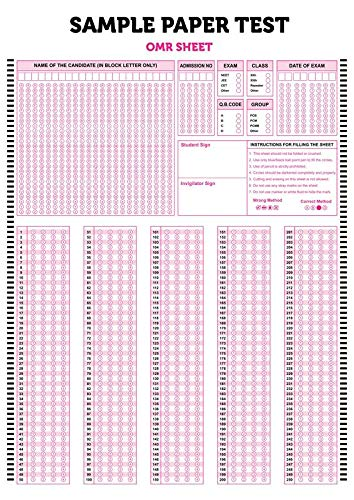
#> input picture OMR_SHEET.jpg, 354 x 500 px, given in place of the camera
$ python OMR.py
#> lines starting #> are read from the running program, lines starting #| are printed output that depends on the picture; after the words box and inside, x2 and y2 are one past the last pixel; in counts of white or black regions, pixels touching at a corner belong together
import cv2
import numpy as np
import utils

########################################################################
webCamFeed = True
pathImage = "YourOMR-Sheet-ImagePath.jpg"
cap = cv2.VideoCapture(1)
cap.set(10, 160)
heightImg = 700
widthImg = 700
questions = 5
choices = 5
ans = [1, 2, 0, 2, 4]
########################################################################


count = 0

while True:

    if webCamFeed:
        success, img = cap.read()
#> img is the input picture: shape (500, 354, 3); mean B, G, R 228, 219.4, 234
    else:
        img = cv2.imread(pathImage)
    img = cv2.resize(img, (widthImg, heightImg))  # RESIZE IMAGE
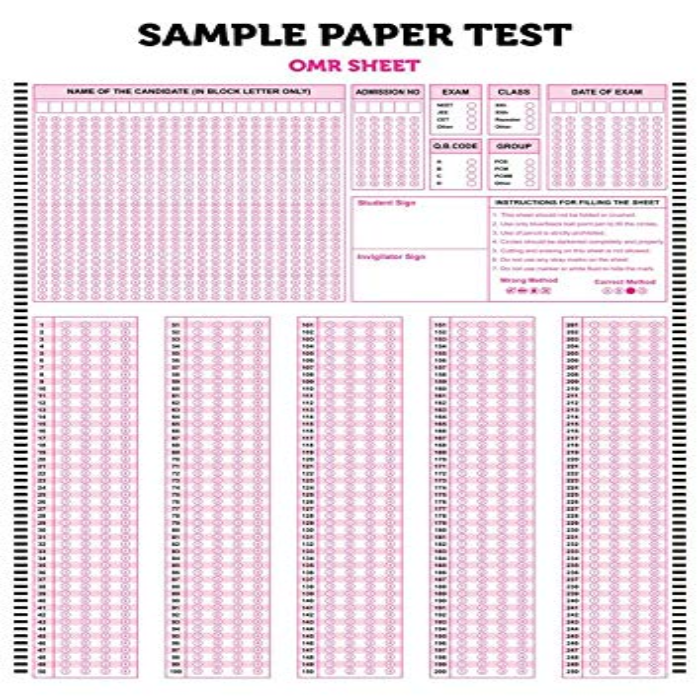
#> img: shape (700, 700, 3); mean B, G, R 227.9, 219.3, 233.9
    imgFinal = img.copy()
    imgBlank = np.zeros((heightImg, widthImg, 3), np.uint8)  # CREATE A BLANK IMAGE FOR TESTING DEBUGGING IF REQUIRED
    imgGray = cv2.cvtColor(img, cv2.COLOR_BGR2GRAY)  # CONVERT IMAGE TO GRAY SCALE
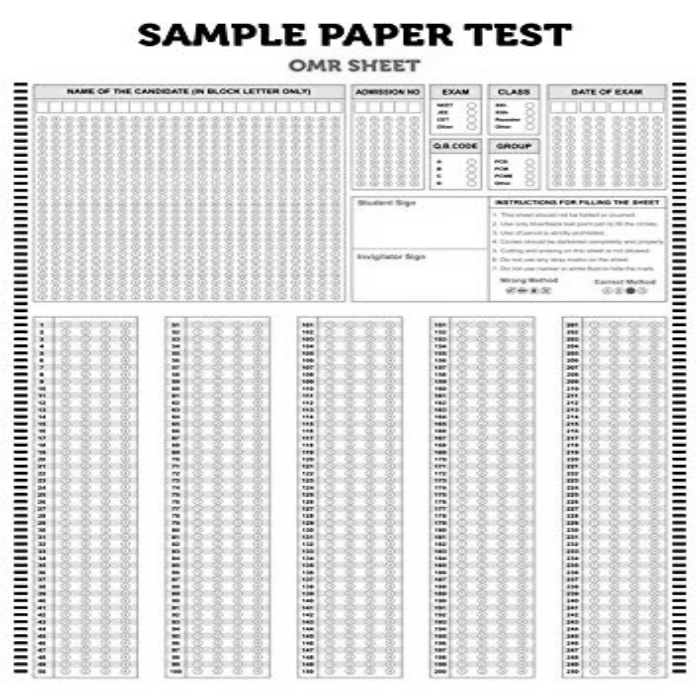
#> imgGray: shape (700, 700); min 0, max 255, mean 224.7
    imgBlur = cv2.GaussianBlur(imgGray, (5, 5), 1)  # ADD GAUSSIAN BLUR
    imgCanny = cv2.Canny(imgBlur, 10, 70)  # APPLY CANNY
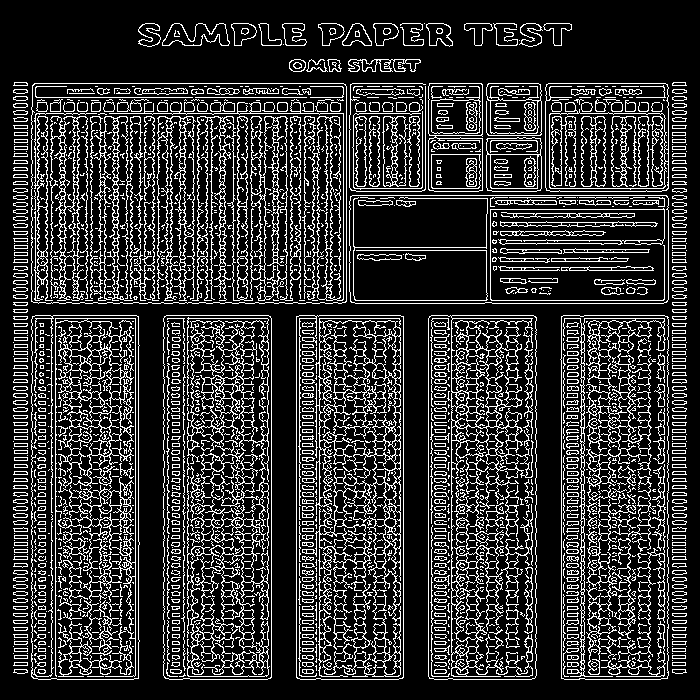
#> imgCanny: shape (700, 700); 19.5% white in thin lines or dots

    try:
        ## FIND ALL COUNTOURS
        imgContours = img.copy()  # COPY IMAGE FOR DISPLAY PURPOSES
        imgBigContour = img.copy()  # COPY IMAGE FOR DISPLAY PURPOSES
        contours, hierarchy = cv2.findContours(imgCanny, cv2.RETR_EXTERNAL, cv2.CHAIN_APPROX_NONE)  # FIND ALL CONTOURS
#> contours = 301 contours, 97 with area under 20; largest, box (x1, y1, x2, y2) and area: (31, 83, 347, 304) 69084, (163, 315, 272, 680) 39156, (428, 315, 537, 680) 39104, (296, 315, 404, 680) 38926, (31, 315, 140, 680) 38748
        cv2.drawContours(imgContours, contours, -1, (0, 255, 0), 10)  # DRAW ALL DETECTED CONTOURS
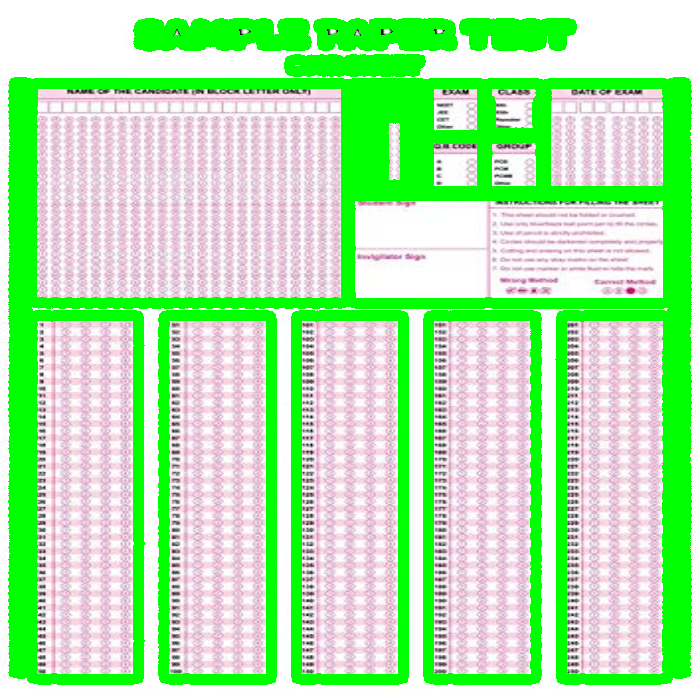
#> imgContours: shape (700, 700, 3); mean B, G, R 172.4, 231.2, 177.2
        rectCon = utlis.rectContour(contours)  # FILTER FOR RECTANGLE CONTOURS
        biggestPoints = utlis.getCornerPoints(rectCon[0])  # GET CORNER POINTS OF THE BIGGEST RECTANGLE
        gradePoints = utlis.getCornerPoints(rectCon[1])  # GET CORNER POINTS OF THE SECOND BIGGEST RECTANGLE

        if biggestPoints.size != 0 and gradePoints.size != 0:

            # BIGGEST RECTANGLE WARPING
            biggestPoints = utlis.reorder(biggestPoints)  # REORDER FOR WARPING
            cv2.drawContours(imgBigContour, biggestPoints, -1, (0, 255, 0), 20)  # DRAW THE BIGGEST CONTOUR
            pts1 = np.float32(biggestPoints)  # PREPARE POINTS FOR WARP
            pts2 = np.float32([[0, 0], [widthImg, 0], [0, heightImg], [widthImg, heightImg]])  # PREPARE POINTS FOR WARP
            matrix = cv2.getPerspectiveTransform(pts1, pts2)  # GET TRANSFORMATION MATRIX
            imgWarpColored = cv2.warpPerspective(img, matrix, (widthImg, heightImg))  # APPLY WARP PERSPECTIVE

            # SECOND BIGGEST RECTANGLE WARPING
            cv2.drawContours(imgBigContour, gradePoints, -1, (255, 0, 0), 20)  # DRAW THE BIGGEST CONTOUR
            gradePoints = utlis.reorder(gradePoints)  # REORDER FOR WARPING
            ptsG1 = np.float32(gradePoints)  # PREPARE POINTS FOR WARP
            ptsG2 = np.float32([[0, 0], [325, 0], [0, 150], [325, 150]])  # PREPARE POINTS FOR WARP
            matrixG = cv2.getPerspectiveTransform(ptsG1, ptsG2)  # GET TRANSFORMATION MATRIX
            imgGradeDisplay = cv2.warpPerspective(img, matrixG, (325, 150))  # APPLY WARP PERSPECTIVE

            # APPLY THRESHOLD
            imgWarpGray = cv2.cvtColor(imgWarpColored, cv2.COLOR_BGR2GRAY)  # CONVERT TO GRAYSCALE
            imgThresh = cv2.threshold(imgWarpGray, 170, 255, cv2.THRESH_BINARY_INV)[1]  # APPLY THRESHOLD AND INVERSE

            boxes = utlis.splitBoxes(imgThresh)  # GET INDIVIDUAL BOXES
            cv2.imshow("Split Test ", boxes[3])
            countR = 0
            countC = 0
            myPixelVal = np.zeros((questions, choices))  # TO STORE THE NON ZERO VALUES OF EACH BOX
            for image in boxes:
                # cv2.imshow(str(countR)+str(countC),image)
                totalPixels = cv2.countNonZero(image)
                myPixelVal[countR][countC] = totalPixels
                countC += 1
                if (countC == choices): countC = 0;countR += 1

            # FIND THE USER ANSWERS AND PUT THEM IN A LIST
            myIndex = []
            for x in range(0, questions):
                arr = myPixelVal[x]
                myIndexVal = np.where(arr == np.amax(arr))
                myIndex.append(myIndexVal[0][0])
            # print("USER ANSWERS",myIndex)

            # COMPARE THE VALUES TO FIND THE CORRECT ANSWERS
            grading = []
            for x in range(0, questions):
                if ans[x] == myIndex[x]:
                    grading.append(1)
                else:
                    grading.append(0)
            # print("GRADING",grading)
            score = (sum(grading) / questions) * 100  # FINAL GRADE
            # print("SCORE",score)

            # DISPLAYING ANSWERS
            utlis.showAnswers(imgWarpColored, myIndex, grading, ans)  # DRAW DETECTED ANSWERS
            utlis.drawGrid(imgWarpColored)  # DRAW GRID
            imgRawDrawings = np.zeros_like(imgWarpColored)  # NEW BLANK IMAGE WITH WARP IMAGE SIZE
            utlis.showAnswers(imgRawDrawings, myIndex, grading, ans)  # DRAW ON NEW IMAGE
            invMatrix = cv2.getPerspectiveTransform(pts2, pts1)  # INVERSE TRANSFORMATION MATRIX
            imgInvWarp = cv2.warpPerspective(imgRawDrawings, invMatrix, (widthImg, heightImg))  # INV IMAGE WARP

            # DISPLAY GRADE
            imgRawGrade = np.zeros_like(imgGradeDisplay, np.uint8)  # NEW BLANK IMAGE WITH GRADE AREA SIZE
            cv2.putText(imgRawGrade, str(int(score)) + "%", (70, 100)
                        , cv2.FONT_HERSHEY_COMPLEX, 3, (0, 255, 255), 3)  # ADD THE GRADE TO NEW IMAGE
            invMatrixG = cv2.getPerspectiveTransform(ptsG2, ptsG1)  # INVERSE TRANSFORMATION MATRIX
            imgInvGradeDisplay = cv2.warpPerspective(imgRawGrade, invMatrixG, (widthImg, heightImg))  # INV IMAGE WARP

            # SHOW ANSWERS AND GRADE ON FINAL IMAGE
            imgFinal = cv2.addWeighted(imgFinal, 1, imgInvWarp, 1, 0)
            imgFinal = cv2.addWeighted(imgFinal, 1, imgInvGradeDisplay, 1, 0)

            # IMAGE ARRAY FOR DISPLAY
            imageArray = ([img, imgGray, imgCanny, imgContours],
                          [imgBigContour, imgThresh, imgWarpColored, imgFinal])
            cv2.imshow("Final Result", imgFinal)
    except:
        imageArray = ([img, imgGray, imgCanny, imgContours],
                      [imgBlank, imgBlank, imgBlank, imgBlank])

    # LABELS FOR DISPLAY
    lables = [["Original", "Gray", "Edges", "Contours"],
              ["Biggest Contour", "Threshold", "Warpped", "Final"]]

#> (the run stopped early here; a loop or call above may not have finished)
